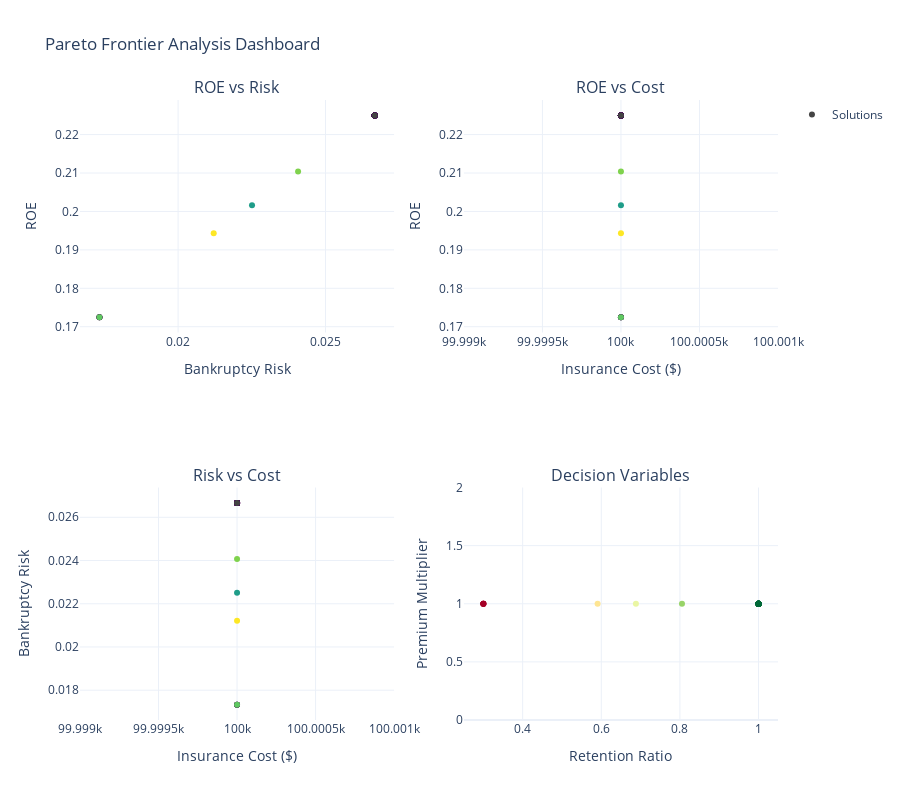

Here is the notebook cell this chart was saved with:
### Markdown cell above
## 7. Interactive Dashboard for Decision Making

### Code cell
# Create comprehensive dashboard with multiple views
from plotly.subplots import make_subplots
import plotly.graph_objects as go

# Use the 3D frontier points for comprehensive analysis
df_full = frontier_3d.to_dataframe()

# Create subplots
fig = make_subplots(
    rows=2, cols=2,
    subplot_titles=(
        "ROE vs Risk",
        "ROE vs Cost",
        "Risk vs Cost",
        "Decision Variables"
    ),
    specs=[
        [{"type": "scatter"}, {"type": "scatter"}],
        [{"type": "scatter"}, {"type": "scatter"}]
    ]
)

# ROE vs Risk
fig.add_trace(
    go.Scatter(
        x=df_full['bankruptcy_risk'],
        y=df_full['ROE'],
        mode='markers',
        marker=dict(color=df_full['crowding_distance'], colorscale='Viridis'),
        name='Solutions',
        text=[f"Point {i}" for i in range(len(df_full))],
        hovertemplate="Risk: %{x:.3f}<br>ROE: %{y:.3f}<extra></extra>"
    ),
    row=1, col=1
)

# ROE vs Cost
fig.add_trace(
    go.Scatter(
        x=df_full['insurance_cost'],
        y=df_full['ROE'],
        mode='markers',
        marker=dict(color=df_full['crowding_distance'], colorscale='Viridis'),
        name='Solutions',
        showlegend=False,
        hovertemplate="Cost: $%{x:,.0f}<br>ROE: %{y:.3f}<extra></extra>"
    ),
    row=1, col=2
)

# Risk vs Cost
fig.add_trace(
    go.Scatter(
        x=df_full['insurance_cost'],
        y=df_full['bankruptcy_risk'],
        mode='markers',
        marker=dict(color=df_full['crowding_distance'], colorscale='Viridis'),
        name='Solutions',
        showlegend=False,
        hovertemplate="Cost: $%{x:,.0f}<br>Risk: %{y:.3f}<extra></extra>"
    ),
    row=2, col=1
)

# Decision Variables (Retention vs Premium Multiplier)
fig.add_trace(
    go.Scatter(
        x=df_full['decision_var_0'],  # Retention
        y=df_full['decision_var_1'],  # Premium multiplier
        mode='markers',
        marker=dict(color=df_full['ROE'], colorscale='RdYlGn'),
        name='Solutions',
        showlegend=False,
        hovertemplate="Retention: %{x:.1%}<br>Premium Mult: %{y:.2f}x<extra></extra>"
    ),
    row=2, col=2
)

# Update layout
fig.update_xaxes(title_text="Bankruptcy Risk", row=1, col=1)
fig.update_yaxes(title_text="ROE", row=1, col=1)
fig.update_xaxes(title_text="Insurance Cost ($)", row=1, col=2)
fig.update_yaxes(title_text="ROE", row=1, col=2)
fig.update_xaxes(title_text="Insurance Cost ($)", row=2, col=1)
fig.update_yaxes(title_text="Bankruptcy Risk", row=2, col=1)
fig.update_xaxes(title_text="Retention Ratio", row=2, col=2)
fig.update_yaxes(title_text="Premium Multiplier", row=2, col=2)

fig.update_layout(
    height=800,
    title_text="Pareto Frontier Analysis Dashboard",
    showlegend=True,
    template="plotly_white"
)

fig.show()

### Figure 1 — Plotly figure (JSON) as saved in the notebook; plotly's stock layout.template omitted (floating-point values rounded to 4 significant figures)
{"data": [{"hovertemplate": "Risk: %{x:.3f}<br>ROE: %{y:.3f}<extra></extra>", "marker": {"color": [Infinity, 0.0, 0.8913, 0.0, 0.0, 0.0, 0.0, 0.0, 0.6133, 0.0, Infinity, 0.0, 0.0, 0.0, 0.0, 0.0, 0.0, 0.0, 0.0, 0.0, 0.0, 0.0, 0.0, 0.0, 0.0, 0.0, 0.0, 0.0, 0.0, 0.0, 0.0, 0.0, 0.0, 1.109, 0.0, 0.0, 0.0, 0.0, 0.8303, Infinity], "colorscale": [[0.0, "#440154"], [0.1111, "#482878"], [0.2222, "#3e4989"], [0.3333, "#31688e"], [0.4444, "#26828e"], [0.5556, "#1f9e89"], [0.6667, "#35b779"], [0.7778, "#6ece58"], [0.8889, "#b5de2b"], [1.0, "#fde725"]]}, "mode": "markers", "name": "Solutions", "text": ["Point 0", "Point 1", "Point 2", "Point 3", "Point 4", "Point 5", "Point 6", "Point 7", "Point 8", "Point 9", "Point 10", "Point 11", "Point 12", "Point 13", "Point 14", "Point 15", "Point 16", "Point 17", "Point 18", "Point 19", "Point 20", "Point 21", "Point 22", "Point 23", "Point 24", "Point 25", "Point 26", "Point 27", "Point 28", "Point 29", "Point 30", "Point 31", "Point 32", "Point 33", "Point 34", "Point 35", "Point 36", "Point 37", "Point 38", "Point 39"], "type": "scatter", "x": [0.02667, 0.02667, 0.02407, 0.02667, 0.02667, 0.02667, 0.02667, 0.02667, 0.02251, 0.02667, 0.01733, 0.02667, 0.02667, 0.02667, 0.02667, 0.02667, 0.02667, 0.02667, 0.02667, 0.02667, 0.02667, 0.02667, 0.02667, 0.02667, 0.02667, 0.02667, 0.02667, 0.02667, 0.02667, 0.02667, 0.02667, 0.02667, 0.01733, 0.02121, 0.02667, 0.01733, 0.02667, 0.02667, 0.01733, 0.02667], "xaxis": "x", "y": [0.225, 0.225, 0.2104, 0.225, 0.225, 0.225, 0.225, 0.225, 0.2016, 0.225, 0.1725, 0.225, 0.225, 0.225, 0.225, 0.225, 0.225, 0.225, 0.225, 0.225, 0.225, 0.225, 0.225, 0.225, 0.225, 0.225, 0.225, 0.225, 0.225, 0.225, 0.225, 0.225, 0.1725, 0.1943, 0.225, 0.1725, 0.225, 0.225, 0.1725, 0.225], "yaxis": "y"}, {"hovertemplate": "Cost: $%{x:,.0f}<br>ROE: %{y:.3f}<extra></extra>", "marker": {"color": [Infinity, 0.0, 0.8913, 0.0, 0.0, 0.0, 0.0, 0.0, 0.6133, 0.0, Infinity, 0.0, 0.0, 0.0, 0.0, 0.0, 0.0, 0.0, 0.0, 0.0, 0.0, 0.0, 0.0, 0.0, 0.0, 0.0, 0.0, 0.0, 0.0, 0.0, 0.0, 0.0, 0.0, 1.109, 0.0, 0.0, 0.0, 0.0, 0.8303, Infinity], "colorscale": [[0.0, "#440154"], [0.1111, "#482878"], [0.2222, "#3e4989"], [0.3333, "#31688e"], [0.4444, "#26828e"], [0.5556, "#1f9e89"], [0.6667, "#35b779"], [0.7778, "#6ece58"], [0.8889, "#b5de2b"], [1.0, "#fde725"]]}, "mode": "markers", "name": "Solutions", "showlegend": false, "type": "scatter", "x": [100000.0, 100000.0, 100000.0, 100000.0, 100000.0, 100000.0, 100000.0, 100000.0, 100000.0, 100000.0, 100000.0, 100000.0, 100000.0, 100000.0, 100000.0, 100000.0, 100000.0, 100000.0, 100000.0, 100000.0, 100000.0, 100000.0, 100000.0, 100000.0, 100000.0, 100000.0, 100000.0, 100000.0, 100000.0, 100000.0, 100000.0, 100000.0, 100000.0, 100000.0, 100000.0, 100000.0, 100000.0, 100000.0, 100000.0, 100000.0], "xaxis": "x2", "y": [0.225, 0.225, 0.2104, 0.225, 0.225, 0.225, 0.225, 0.225, 0.2016, 0.225, 0.1725, 0.225, 0.225, 0.225, 0.225, 0.225, 0.225, 0.225, 0.225, 0.225, 0.225, 0.225, 0.225, 0.225, 0.225, 0.225, 0.225, 0.225, 0.225, 0.225, 0.225, 0.225, 0.1725, 0.1943, 0.225, 0.1725, 0.225, 0.225, 0.1725, 0.225], "yaxis": "y2"}, {"hovertemplate": "Cost: $%{x:,.0f}<br>Risk: %{y:.3f}<extra></extra>", "marker": {"color": [Infinity, 0.0, 0.8913, 0.0, 0.0, 0.0, 0.0, 0.0, 0.6133, 0.0, Infinity, 0.0, 0.0, 0.0, 0.0, 0.0, 0.0, 0.0, 0.0, 0.0, 0.0, 0.0, 0.0, 0.0, 0.0, 0.0, 0.0, 0.0, 0.0, 0.0, 0.0, 0.0, 0.0, 1.109, 0.0, 0.0, 0.0, 0.0, 0.8303, Infinity], "colorscale": [[0.0, "#440154"], [0.1111, "#482878"], [0.2222, "#3e4989"], [0.3333, "#31688e"], [0.4444, "#26828e"], [0.5556, "#1f9e89"], [0.6667, "#35b779"], [0.7778, "#6ece58"], [0.8889, "#b5de2b"], [1.0, "#fde725"]]}, "mode": "markers", "name": "Solutions", "showlegend": false, "type": "scatter", "x": [100000.0, 100000.0, 100000.0, 100000.0, 100000.0, 100000.0, 100000.0, 100000.0, 100000.0, 100000.0, 100000.0, 100000.0, 100000.0, 100000.0, 100000.0, 100000.0, 100000.0, 100000.0, 100000.0, 100000.0, 100000.0, 100000.0, 100000.0, 100000.0, 100000.0, 100000.0, 100000.0, 100000.0, 100000.0, 100000.0, 100000.0, 100000.0, 100000.0, 100000.0, 100000.0, 100000.0, 100000.0, 100000.0, 100000.0, 100000.0], "xaxis": "x3", "y": [0.02667, 0.02667, 0.02407, 0.02667, 0.02667, 0.02667, 0.02667, 0.02667, 0.02251, 0.02667, 0.01733, 0.02667, 0.02667, 0.02667, 0.02667, 0.02667, 0.02667, 0.02667, 0.02667, 0.02667, 0.02667, 0.02667, 0.02667, 0.02667, 0.02667, 0.02667, 0.02667, 0.02667, 0.02667, 0.02667, 0.02667, 0.02667, 0.01733, 0.02121, 0.02667, 0.01733, 0.02667, 0.02667, 0.01733, 0.02667], "yaxis": "y3"}, {"hovertemplate": "Retention: %{x:.1%}<br>Premium Mult: %{y:.2f}x<extra></extra>", "marker": {"color": [0.225, 0.225, 0.2104, 0.225, 0.225, 0.225, 0.225, 0.225, 0.2016, 0.225, 0.1725, 0.225, 0.225, 0.225, 0.225, 0.225, 0.225, 0.225, 0.225, 0.225, 0.225, 0.225, 0.225, 0.225, 0.225, 0.225, 0.225, 0.225, 0.225, 0.225, 0.225, 0.225, 0.1725, 0.1943, 0.225, 0.1725, 0.225, 0.225, 0.1725, 0.225], "colorscale": [[0.0, "rgb(165,0,38)"], [0.1, "rgb(215,48,39)"], [0.2, "rgb(244,109,67)"], [0.3, "rgb(253,174,97)"], [0.4, "rgb(254,224,139)"], [0.5, "rgb(255,255,191)"], [0.6, "rgb(217,239,139)"], [0.7, "rgb(166,217,106)"], [0.8, "rgb(102,189,99)"], [0.9, "rgb(26,152,80)"], [1.0, "rgb(0,104,55)"]]}, "mode": "markers", "name": "Solutions", "showlegend": false, "type": "scatter", "x": [1.0, 1.0, 0.8053, 1.0, 1.0, 1.0, 1.0, 1.0, 0.6881, 1.0, 0.3, 1.0, 1.0, 1.0, 1.0, 1.0, 1.0, 1.0, 1.0, 1.0, 1.0, 1.0, 1.0, 1.0, 1.0, 1.0, 1.0, 1.0, 1.0, 1.0, 1.0, 1.0, 0.3, 0.5906, 1.0, 0.3, 1.0, 1.0, 0.3, 1.0], "xaxis": "x4", "y": [1.0, 1.0, 1.0, 1.0, 1.0, 1.0, 1.0, 1.0, 1.0, 1.0, 1.0, 1.0, 1.0, 1.0, 1.0, 1.0, 1.0, 1.0, 1.0, 1.0, 1.0, 1.0, 1.0, 1.0, 1.0, 1.0, 1.0, 1.0, 1.0, 1.0, 1.0, 1.0, 1.0, 1.0, 1.0, 1.0, 1.0, 1.0, 1.0, 1.0], "yaxis": "y4"}], "layout": {"annotations": [{"font": {"size": 16}, "showarrow": false, "text": "ROE vs Risk", "x": 0.225, "xanchor": "center", "xref": "paper", "y": 1.0, "yanchor": "bottom", "yref": "paper"}, {"font": {"size": 16}, "showarrow": false, "text": "ROE vs Cost", "x": 0.775, "xanchor": "center", "xref": "paper", "y": 1.0, "yanchor": "bottom", "yref": "paper"}, {"font": {"size": 16}, "showarrow": false, "text": "Risk vs Cost", "x": 0.225, "xanchor": "center", "xref": "paper", "y": 0.375, "yanchor": "bottom", "yref": "paper"}, {"font": {"size": 16}, "showarrow": false, "text": "Decision Variables", "x": 0.775, "xanchor": "center", "xref": "paper", "y": 0.375, "yanchor": "bottom", "yref": "paper"}], "height": 800, "showlegend": true, "title": {"text": "Pareto Frontier Analysis Dashboard"}, "xaxis": {"anchor": "y", "domain": [0.0, 0.45], "title": {"text": "Bankruptcy Risk"}}, "xaxis2": {"anchor": "y2", "domain": [0.55, 1.0], "title": {"text": "Insurance Cost ($)"}}, "xaxis3": {"anchor": "y3", "domain": [0.0, 0.45], "title": {"text": "Insurance Cost ($)"}}, "xaxis4": {"anchor": "y4", "domain": [0.55, 1.0], "title": {"text": "Retention Ratio"}}, "yaxis": {"anchor": "x", "domain": [0.625, 1.0], "title": {"text": "ROE"}}, "yaxis2": {"anchor": "x2", "domain": [0.625, 1.0], "title": {"text": "ROE"}}, "yaxis3": {"anchor": "x3", "domain": [0.0, 0.375], "title": {"text": "Bankruptcy Risk"}}, "yaxis4": {"anchor": "x4", "domain": [0.0, 0.375], "title": {"text": "Premium Multiplier"}}}}
